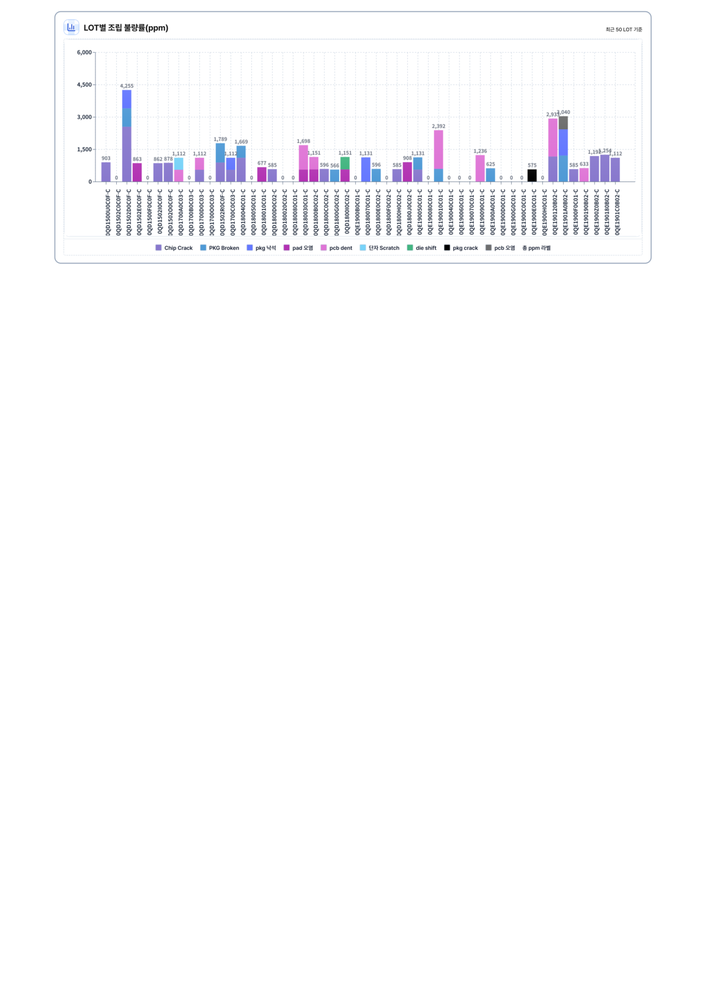
#> input picture rpa/temp/report_page_2.png, 706 x 999 px, shrunk from 1191 x 1684 before the run, found by its file name
$ python test_crop_pdf_page2.py
#> lines starting #> are read from the running program, lines starting #| are printed output that depends on the picture
from pathlib import Path
from PIL import Image

# 원본 이미지
image_path = Path(
    r"C:\Users\USER\Desktop\생산일보프로그램\rpa\temp\report_page_2.png"
)

# 저장할 crop 이미지
output_path = Path(
    r"C:\Users\USER\Desktop\생산일보프로그램\rpa\temp\report_page_2_crop.png"
)

print("===== 2페이지 그래프 crop 시작 =====")

# 이미지 열기
image = Image.open(image_path)
#> image is the input picture: PIL image 706x999 RGB; mean R, G, B 251.3, 251.2, 252.5

# 원본 크기 확인
width, height = image.size
#> width = 706; height = 999

print(f"원본 이미지 크기: {width} x {height}")
#| 원본 이미지 크기: 706 x 999

# crop 비율 설정
# 필요하면 여기 숫자만 조정하면 됨
CROP_BOTTOM_RATIO = 0.38

# crop 영역 계산
left = 0
top = 0
right = width
#> right = 706
bottom = int(height * CROP_BOTTOM_RATIO)
#> bottom = 379

print(f"Crop 영역: ({left}, {top}) ~ ({right}, {bottom})")
#| Crop 영역: (0, 0) ~ (706, 379)

# 이미지 crop
cropped_image = image.crop((left, top, right, bottom))
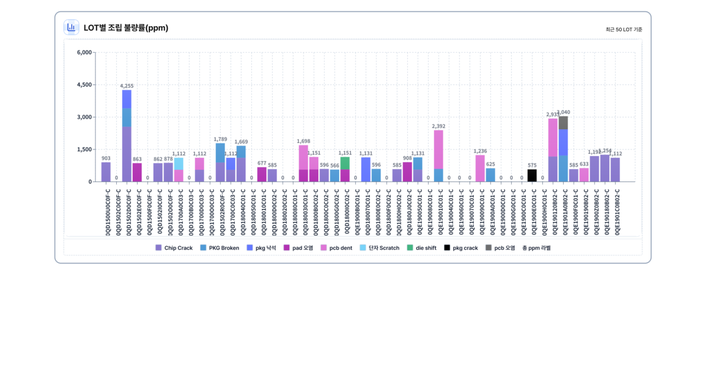
#> cropped_image: PIL image 706x379 RGB; mean R, G, B 245.3, 245.1, 248.4

# 저장
cropped_image.save(output_path)

print(f"Crop 저장 완료: {output_path}")

print("===== 2페이지 그래프 crop 끝 =====")

$ run again, with rpa/temp/report_page_1.png copied over rpa/temp/report_page_2.png
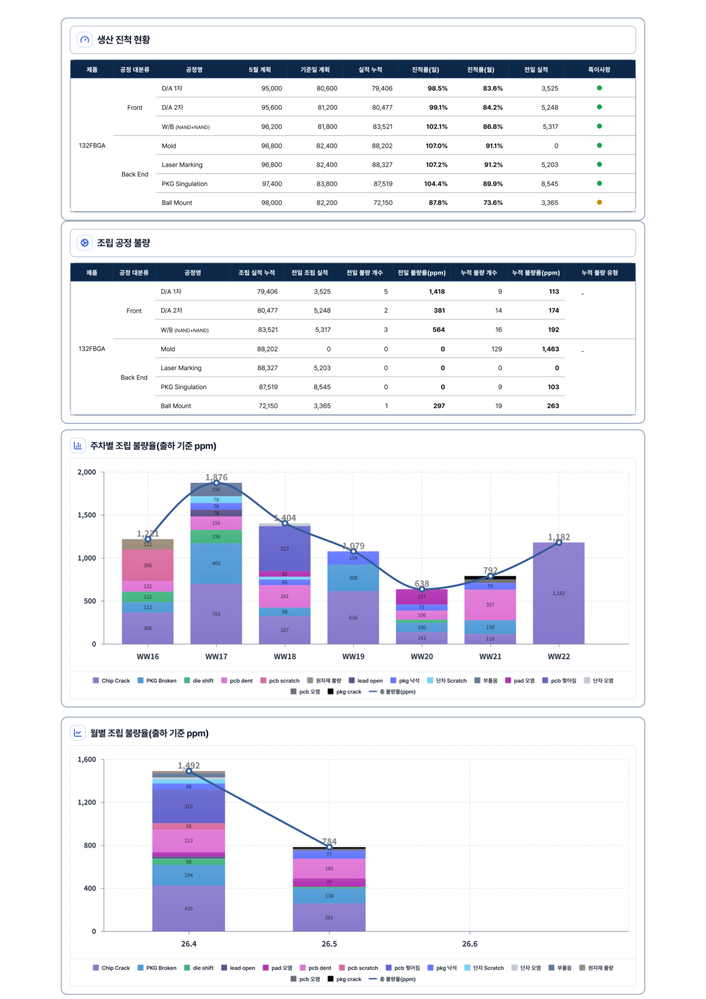
#> input picture rpa/temp/report_page_1.png, 706 x 999 px, shrunk from 1191 x 1684 before the run, found by its file name
#> image is the input picture: PIL image 706x999 RGB; mean R, G, B 234.2, 234.6, 241.9
#| 원본 이미지 크기: 706 x 999
#| Crop 영역: (0, 0) ~ (706, 379)
#> `cropped_image = image.crop((left, top, right, bottom))`:
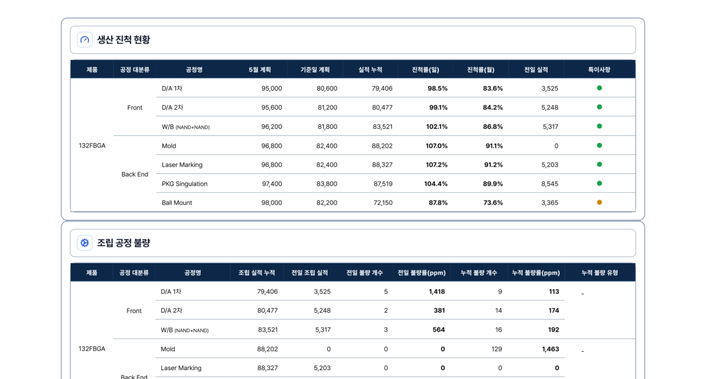
#> cropped_image: PIL image 706x379 RGB; mean R, G, B 231.3, 233.8, 236.8

$ run again, with rpa/temp/mail_page_1.png copied over rpa/temp/report_page_2.png
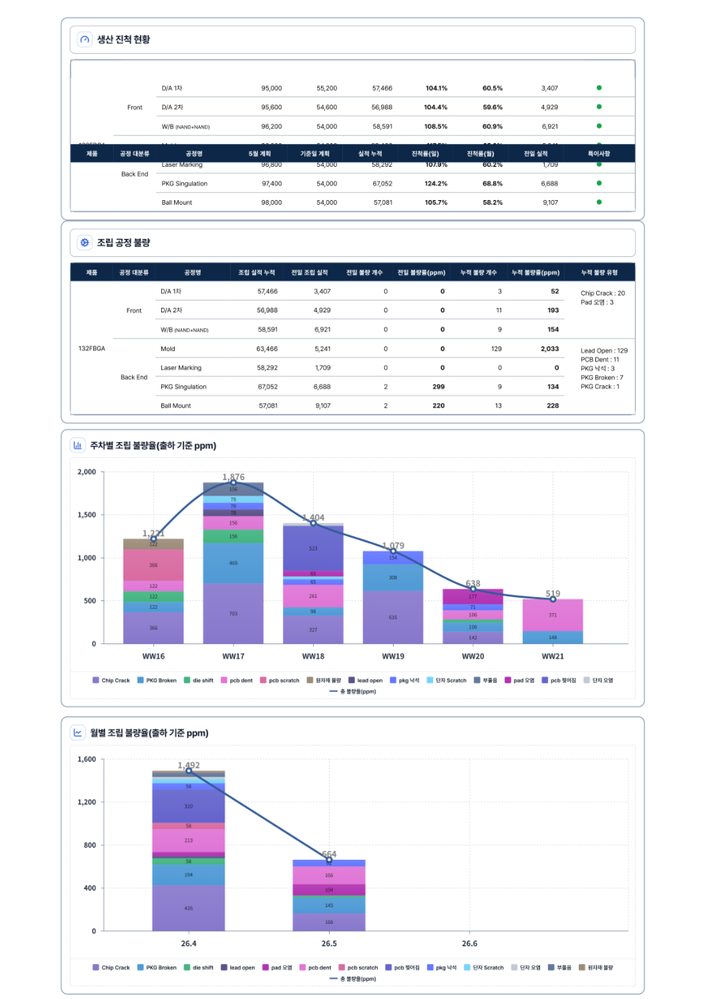
#> input picture rpa/temp/mail_page_1.png, 706 x 999 px, shrunk from 893 x 1263 before the run, found by its file name
#> image is the input picture: PIL image 706x999 RGB; mean R, G, B 234.8, 235.2, 242.2
#| 원본 이미지 크기: 706 x 999
#| Crop 영역: (0, 0) ~ (706, 379)
#> `cropped_image = image.crop((left, top, right, bottom))`:
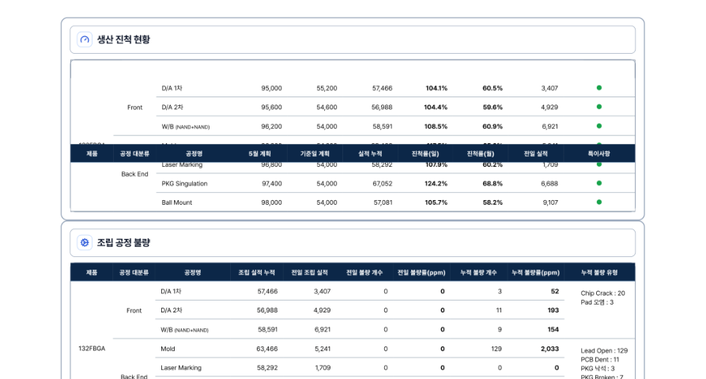
#> cropped_image: PIL image 706x379 RGB; mean R, G, B 231.3, 233.8, 236.8

$ run again, with rpa/temp/mail_page_2.png copied over rpa/temp/report_page_2.png
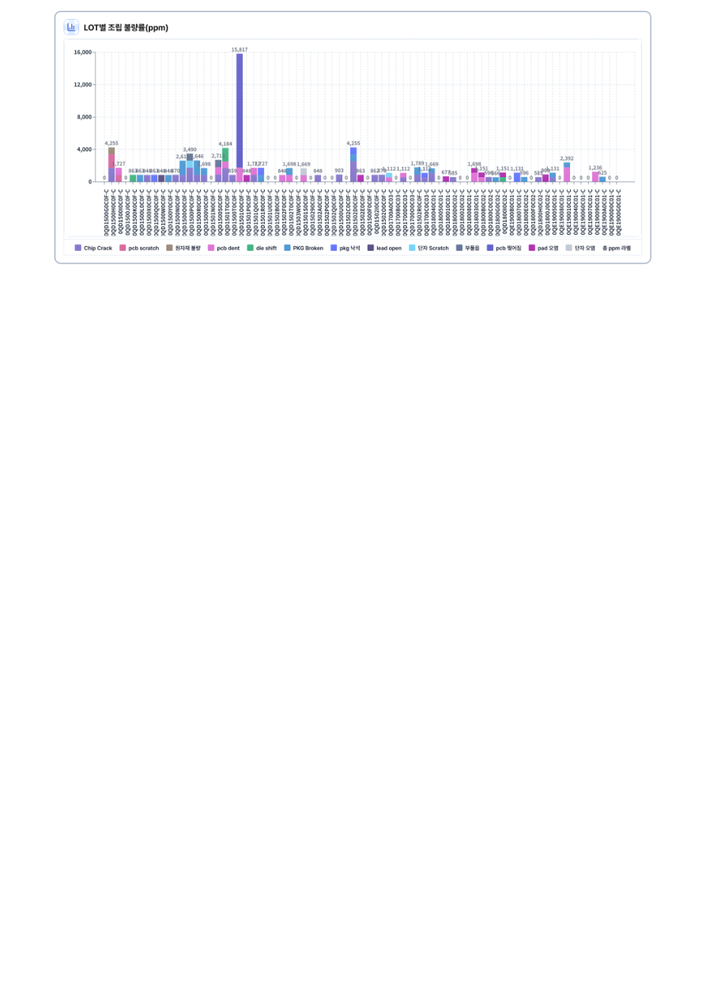
#> input picture rpa/temp/mail_page_2.png, 706 x 999 px, shrunk from 893 x 1263 before the run, found by its file name
#> image is the input picture: PIL image 706x999 RGB; mean R, G, B 251.1, 251.2, 252.1
#| 원본 이미지 크기: 706 x 999
#| Crop 영역: (0, 0) ~ (706, 379)
#> `cropped_image = image.crop((left, top, right, bottom))`:
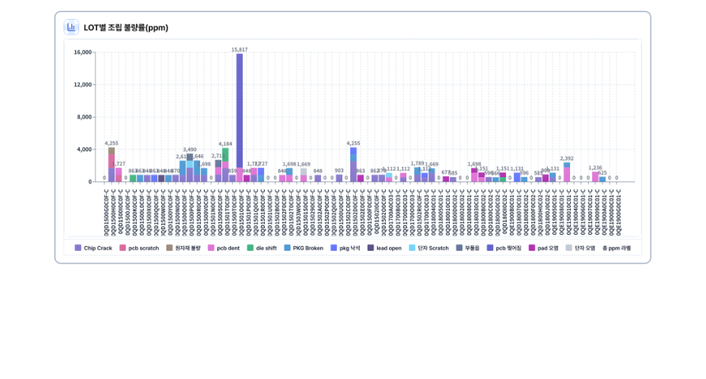
#> cropped_image: PIL image 706x379 RGB; mean R, G, B 244.7, 245, 247.3
